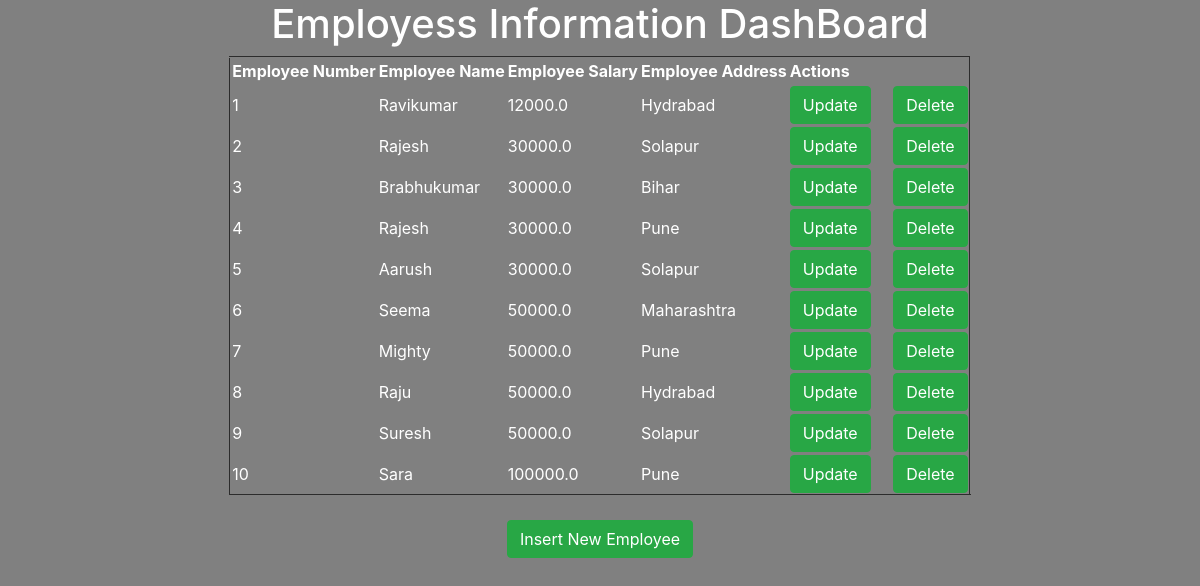
/home/, run on the app's committed database.
### testapp/models.py (models this page shows)
class Employee(models.Model):
    eno=models.IntegerField()
    ename=models.CharField(max_length=64)
    esal=models.FloatField()
    eaddr=models.CharField(max_length=209)

### testapp/views.py (the view)
# urls.py: path('home/', views.retrive_view),
def retrive_view(request):
    emp_list=Employee.objects.all()
    return render(request,'testapp/index.html',{'emp_list':emp_list})

### templates/testapp/index.html
<!DOCTYPE html>
{% extends 'testapp/base.html'%}
 {%block body_block%}
    <h1>Employess Information DashBoard</h1>
    <table border="2">
        <thead>
            <th>Employee Number</th>
            <th> Employee Name</th>
            <th> Employee Salary</th>
            <th> Employee Address</th>
            <th> Actions</th>
        </thead>
        {% for emp in emp_list %}
        <tr>
            <td>{{emp.eno}}</td>
            <td>{{emp.ename}}</td>
            <td>{{emp.esal}}</td>
            <td>{{emp.eaddr}}</td>
            <td><a href="/update/{{emp.id}}" class="btn btn-success btn">Update</a>&nbsp &nbsp &nbsp<a
                    href="/delete/{{emp.id}}" class="btn btn-success btn">Delete</a></td>
        </tr>
        {%endfor%}
    </table><br>
<a type='submit' href="/insert" class="btn btn-success">Insert New Employee</a>
{%endblock%}

### templates/testapp/base.html (shortened to what this page needs)
<!DOCTYPE html>
<html lang="en">
<head>
<link rel="stylesheet" href="https://cdn.jsdelivr.net/npm/bootstrap@4.6.2/dist/css/bootstrap.min.css">
</head>
<body>
<div class="container" align="center">
{%block body_block%}
{%endblock%}
</body>
</html>

### templates/testapp/base.html (style rules this page uses)
body { background:grey; color:white; }

### data on the page
Employee: eno "1", ename "Ravikumar", esal "12000.0", eaddr "Hydrabad"
Employee: eno "2", ename "Rajesh", esal "30000.0", eaddr "Solapur"
Employee: eno "3", ename "Brabhukumar", esal "30000.0", eaddr "Bihar"
Employee: eno "4", ename "Rajesh", esal "30000.0", eaddr "Pune"
Employee: eno "5", ename "Aarush", esal "30000.0", eaddr "Solapur"
Employee: eno "6", ename "Seema", esal "50000.0", eaddr "Maharashtra"
Employee: eno "7", ename "Mighty", esal "50000.0", eaddr "Pune"
Employee: eno "8", ename "Raju", esal "50000.0", eaddr "Hydrabad"
Employee: eno "9", ename "Suresh", esal "50000.0", eaddr "Solapur"
Employee: eno "10", ename "Sara", esal "100000.0", eaddr "Pune"
